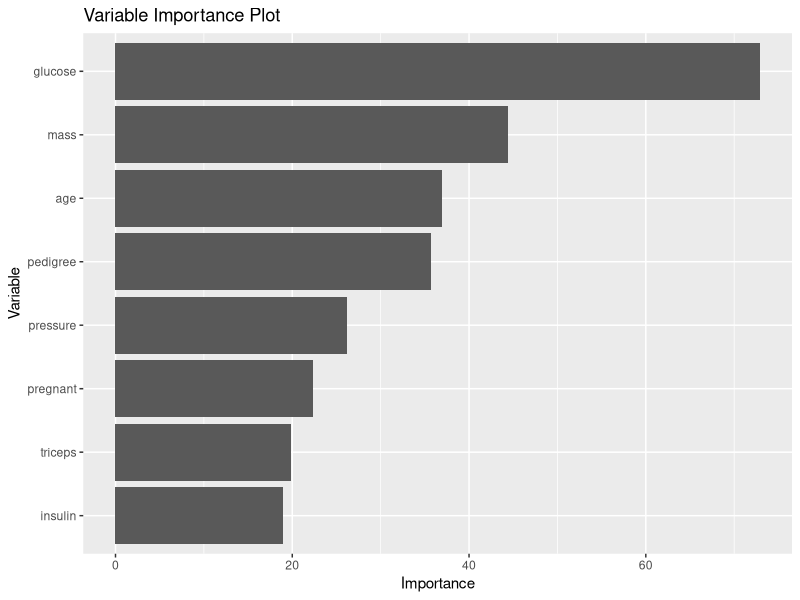

Write R code to recreate this figure.
install.packages("caret")
install.packages("mlbench")
install.packages("randomForest")

# Load the necessary libraries
library(caret)
library(mlbench)
library(randomForest)

# Load the PimaIndiansDiabetes dataset
data(PimaIndiansDiabetes)

# Set the seed for reproducibility
set.seed(123)

# Split the data into training and testing sets
trainIndex <- createDataPartition(PimaIndiansDiabetes$diabetes, p = 0.8, list = FALSE)
trainData <- PimaIndiansDiabetes[trainIndex, ]
testData <- PimaIndiansDiabetes[-trainIndex, ]

# Define the training control
trainControl <- trainControl(method = "cv", number = 10)

# Train the model using the random forest method
model <- train(diabetes ~ ., data = trainData, method = "rf", trControl = trainControl)

# Print the model details
print(model)

# Make predictions on the test data
predictions <- predict(model, newdata = testData)

# Evaluate the model performance
confMatrix <- confusionMatrix(predictions, testData$diabetes,positive = "pos")
print(confMatrix)

### Variable Importance
# Get variable importance from the model
importance <- varImp(model, scale = FALSE)

# Print the variable importance
print(importance)

# Plot variable importance using ggplot2
plot <- ggplot(importance, aes(x = reorder(Overall, desc(Overall)), y = Overall)) +
  geom_bar(stat = "identity") +
  coord_flip() +
  xlab("Variable") +
  ylab("Importance") +
  ggtitle("Variable Importance Plot")

print(plot)
